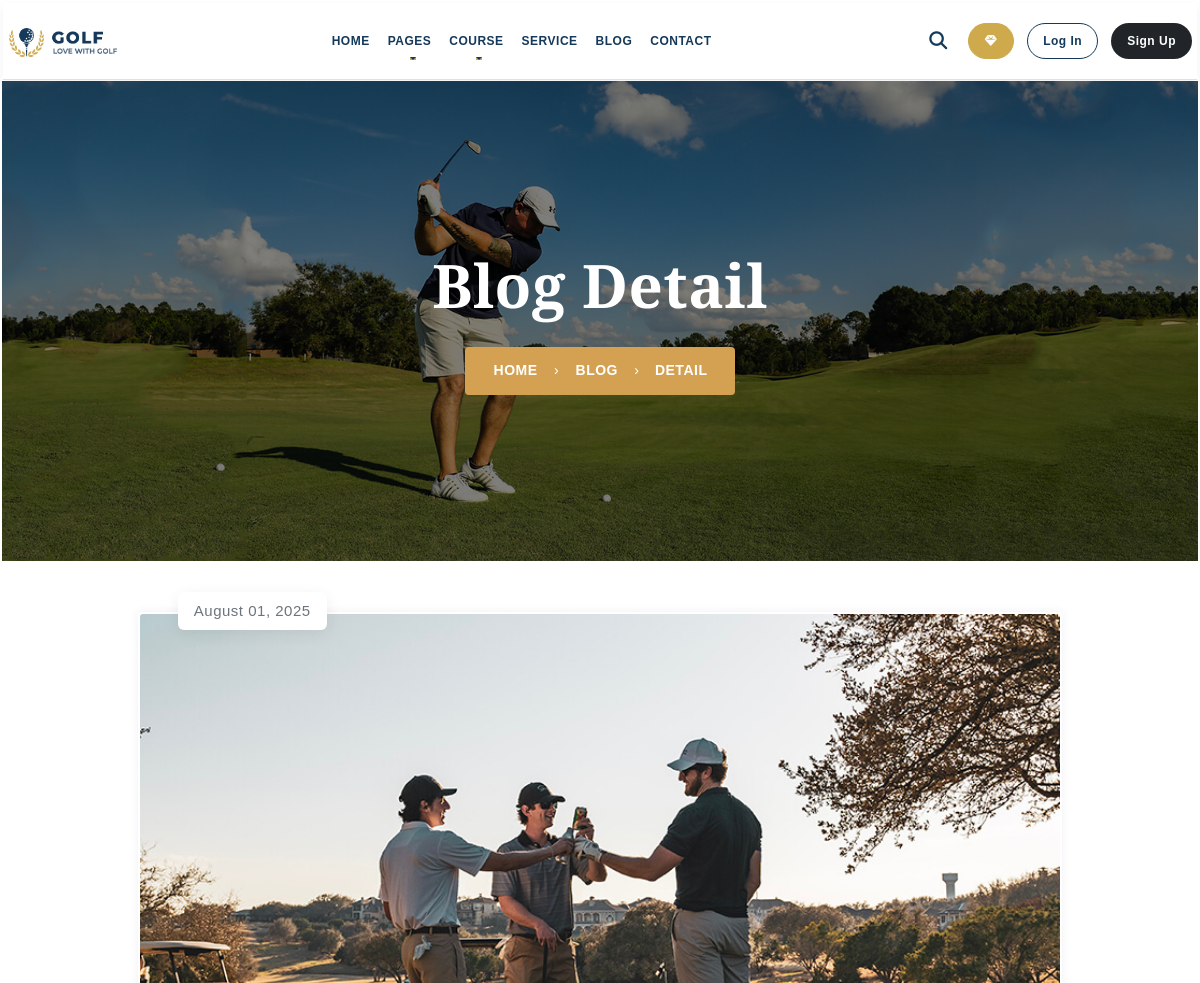
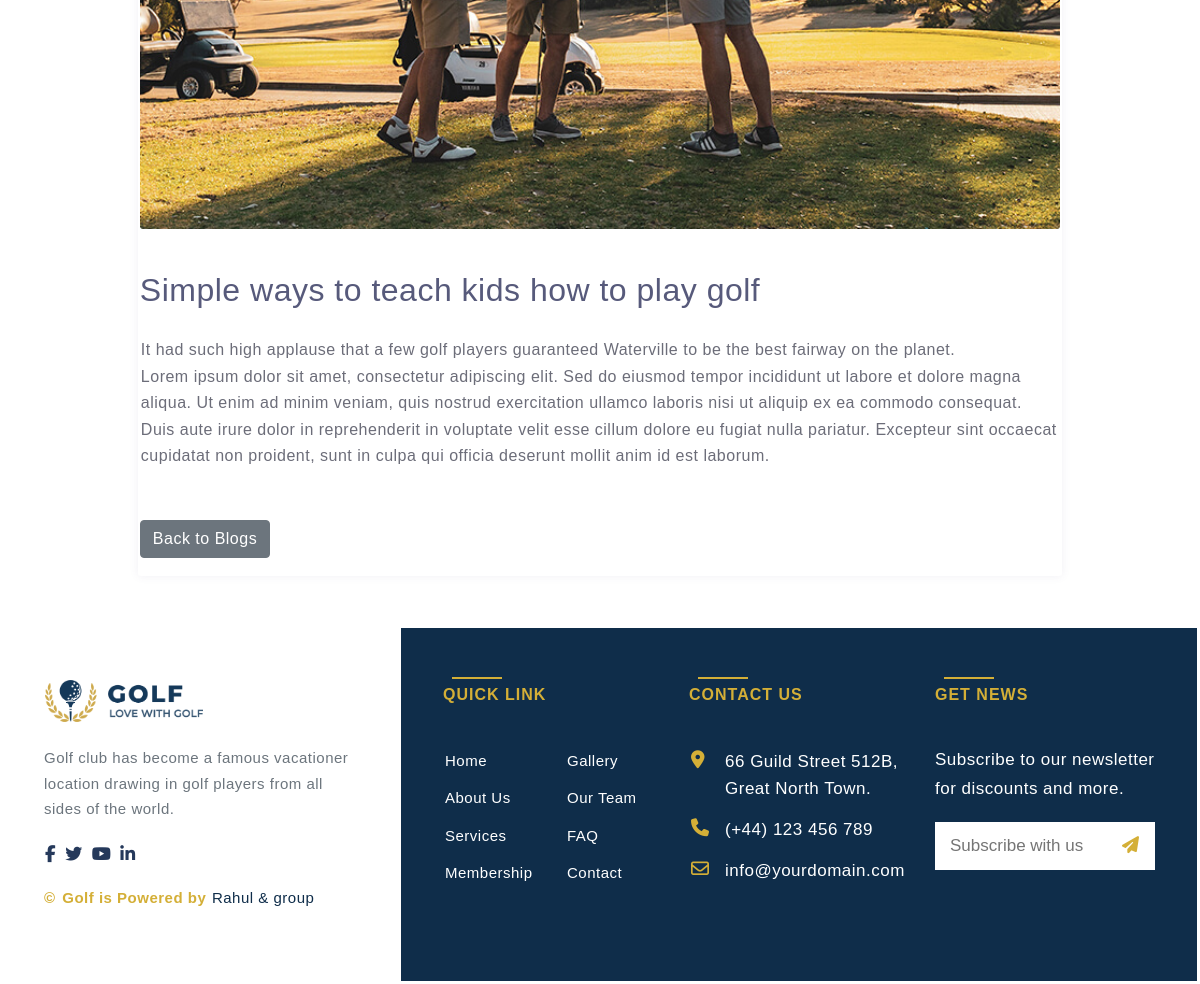
The page /website/code/blog-detail.php?id=6 on the database its author committed (2 pictures, top to bottom).
### tables this page shows
CREATE TABLE `blogs` (
  `id` int(6) UNSIGNED NOT NULL,
  `title` varchar(255) NOT NULL,
  `date` varchar(50) NOT NULL,
  `image` varchar(255) NOT NULL,
  `content` text NOT NULL,
  `reg_date` timestamp NOT NULL DEFAULT current_timestamp() ON UPDATE current_timestamp()
);

### website/code/blog-detail.php (the view, shortened to what this page needs)
<?php
include 'db.php';
if (isset($_GET['id'])) {
    $id = $_GET['id'];
    $sql = "SELECT * FROM blogs WHERE id = $id";
    $result = $con->query($sql);
    if ($result->num_rows > 0) {
        $row = $result->fetch_assoc();
        $title = $row['title'];
        $date = $row['date'];
        $image = $row['image'];
        $content = $row['content'];
    } else {
        echo "Blog not found";
        exit;
    }
} else {
    echo "Invalid Request";
    exit;
}
?>
<!DOCTYPE html>
<html lang="en">
<head>
  <link rel="stylesheet" href="https://cdnjs.cloudflare.com/ajax/libs/font-awesome/6.7.2/css/all.min.css"
 />
  <link rel="stylesheet" href="https://cdnjs.cloudflare.com/ajax/libs/OwlCarousel2/2.3.4/assets/owl.carousel.min.css"
 />
  <link rel="stylesheet"
    href="https://cdnjs.cloudflare.com/ajax/libs/OwlCarousel2/2.3.4/assets/owl.theme.default.min.css"
 />
  <link rel="stylesheet" href="../css/bootstrap.min.css">
  <link rel="stylesheet" href="../css/style.css">
</head>
<body>
<?php include 'header.php'; ?>
 <section class="page-title-section">
    <div class="content">
      <h1 class="team-titel">Blog Detail</h1>
      <div class="breadcrumb-button">
       <a href="index.php" style="text-decoration: none;color: #fff;"> Home </a><span>›</span> <a href="blog.php" style="text-decoration: none;color: #fff;"> Blog </a> <span>›</span> Detail
      </div>
    </div>
  </section>
  <section>
    <div class="container py-5">
      <div class="row justify-content-center">
        <div class="col-lg-10">
          <article class="card card-style4 border-0">
            <img src="<?php echo $image; ?>" class="card-img-top rounded mb-4" alt="<?php echo $title; ?>">
            <div class="card-body px-0">
              <span class="text-muted mb-2 d-block"><?php echo $date; ?></span>
              <h2 class="mb-4"><?php echo $title; ?></h2>
              <div class="blog-content">
                  <p><?php echo $content; ?></p>
                  <p>Lorem ipsum dolor sit amet, consectetur adipiscing elit. Sed do eiusmod tempor incididunt ut labore et dolore magna aliqua. Ut enim ad minim veniam, quis nostrud exercitation ullamco laboris nisi ut aliquip ex ea commodo consequat.</p>
                  <p>Duis aute irure dolor in reprehenderit in voluptate velit esse cillum dolore eu fugiat nulla pariatur. Excepteur sint occaecat cupidatat non proident, sunt in culpa qui officia deserunt mollit anim id est laborum.</p>
              </div>
              <div class="mt-5">
                  <a href="blog.php" class="btn btn-secondary">Back to Blogs</a>
              </div>
            </div>
          </article>
        </div>
      </div>
    </div>
  </section>
    <footer class="footer">
    <div class="footer-left col-xl-4">
      <div class="footer-logo">
        <img src="../image/footer-light-logo.png" alt="Golf Logo" />
      </div>
      <p>Golf club has become a famous vacationer location drawing in golf players from all sides of the world.</p>
      <div class="social-icons1">
        <i class="fa-brands fa-facebook-f" style="color: #25395b;"></i>
        <i class="fa-brands fa-twitter ps-2" style="color: #25395b;"></i>
        <i class="fa-brands fa-youtube ps-2" style="color: #25395b;"></i>
        <i class="fa-brands fa-linkedin-in ps-2" style="color: #25395b;"></i>
      </div>
      <p class="copyright">&copy; <span class="current-year"></span> Golf is Powered by <a href="#"
          style="color:  #0f2d4a;">Rahul & group</a></p>
    </div>
    <div class="footer-right col-xl-8">
      <div class="row">
        <div class="col-md-4">
          <div class="section-title">Quick Link</div>
          <div class="row mt-3">
            <div class="col-6">
              <ul>
                <li><a href="index.php">Home</a></li>
                <li><a href="about.php">About Us</a></li>
                <li><a href="service.php">Services</a></li>
                <li><a href="membership.php">Membership</a></li>
              </ul>
            </div>
            <div class="col-6">
              <ul>
                <li><a href="#">Gallery</a></li>
                <li><a href="team.php">Our Team</a></li>
                <li><a href="#">FAQ</a></li>
                <li><a href="contact.php">Contact</a></li>
              </ul>
            </div>
          </div>
        </div>
        <div class="col-md-4">
          <div class="section-title">Contact Us</div>
          <div class="mt-3">
            <div class="icon-text">
              <i class="fas fa-map-marker-alt pt-1"></i>
              <span>66 Guild Street 512B, Great North Town.</span>
            </div>
            <div class="icon-text">
              <i class="fa-solid fa-phone pt-1"></i>
              <span>(+44) 123 456 789</span>
            </div>
            <div class="icon-text">
              <i class="far fa-envelope pt-1"></i>
              <span>info@yourdomain.com</span>
            </div>
          </div>
        </div>
        <div class="col-md-4">
          <div class="section-title">Get News</div>
          <p class="mt-3">Subscribe to our newsletter for discounts and more.</p>
          <form class="newsletter d-flex">
            <input type="email" placeholder="Subscribe with us" />
            <button type="submit"><i class="fas fa-paper-plane"></i></button>
          </form>
        </div>
      </div>
    </div>
  </footer>
</body>
</html>

### website/css/style.css (style rules this page uses)
* { margin: 0; padding: 1px; font-family: 'Source Sans Pro', sans-serif; }
body { font-size: 17px; letter-spacing: 0.5px; color: #575a7b; font-weight: 400; line-height: 1.7; overflow-x: hidden; }
a { text-decoration: none; transition: all 0.3s ease; }
.section-title { font-size: 1rem; font-weight: bold; text-transform: uppercase; color: #c18f1b; letter-spacing: 1px; }
.section-title { text-transform: uppercase; font-weight: 600; color: #d1a853; letter-spacing: 1px; font-size: 0.95rem; }
.section-title { color: #d4a953; font-size: 14px; font-weight: 600; letter-spacing: 0.5px; text-transform: uppercase; }
.card-style4 { border: none; border-radius: 3px; box-shadow: 0px 0px 10px rgba(89, 75, 128, 0.09); transition: transform 0.6s ease-in-out; transform: translateZ(0); background-color: #fff; }
.card-style4 img { border-top-left-radius: 3px; border-top-right-radius: 3px; }
.card-style4 span { position: absolute; top: -20px; left: 40px; background-color: #ffffff; color: #1b2e52; font-size: 15px; font-weight: 500; padding: 6px 16px; border-radius: 6px; box-shadow: 0 4px 16px rgba(0, 0, 0, 0.07); }
.card-style4 p { font-size: 16px; color: #6c6d79; line-height: 1.6; margin-bottom: 0; }
.footer { display: flex; flex-wrap: wrap; }
.footer-left { background: #fff; padding: 50px 40px; }
.footer-left .footer-logo img { width: 160px; }
.footer-left p { color: #6c757d; font-size: 15px; line-height: 1.7; margin: 20px 0; }
.social-icons1 { display: flex; align-items: center; justify-content: start; }
.footer-left .copyright { color: #d4af37; font-weight: 600; margin-top: 20px; }
.footer-left .copyright a { color: #0f2d4a; font-weight: 400; }
.footer-right { background: #0f2d4a; color: #fff; padding: 50px 40px; flex-grow: 1; }
.footer-right .section-title { font-size: 16px; font-weight: 700; color: #d4af37; text-transform: uppercase; margin-bottom: 20px; position: relative; display: inline-block; }
.footer-right .section-title::after { content: ""; position: absolute; bottom: -6px; left: 0; width: 50px; height: 2px; background-color: #d4af37; }
.footer-right ul { list-style: none; padding: 0; margin: 0 0 15px 0; }
.footer-right ul li { margin-bottom: 10px; font-size: 15px; }
.footer-right ul li a { color: #fff; text-decoration: none; }
.footer-right .icon-text { display: flex; align-items: flex-start; margin-bottom: 10px; }
.footer-right .icon-text i { font-size: 18px; color: #d4af37; min-width: 24px; }
.footer-right .icon-text span { margin-left: 10px; line-height: 1.6; }
.footer-right .newsletter input { border: none; border-radius: 0; padding: 10px 15px; width: 100%; }
.footer-right .newsletter button { border: none; background: #fff; color: #d4af37; padding: 10px 15px; }
.page-title-section { background: url('../image/page-title.jpg') no-repeat center center/cover; position: relative; height: 60vh; display: flex; align-items: center; justify-content: center; text-align: center; }
.page-title-section::before { content: ""; position: absolute; inset: 0; background-color: rgba(0, 0, 0, 0.5); }
.page-title-section .content { position: relative; z-index: 2; }
.page-title-section h1 { font-family: 'Playfair Display', serif; font-size: 60px; color: #fff; font-weight: 700; margin-bottom: 25px; }
.breadcrumb-button { background-color: #d4a152; color: white; display: inline-block; padding: 12px 28px; border-radius: 4px; font-weight: 700; text-transform: uppercase; font-size: 14px; letter-spacing: 0.5px; }
.breadcrumb-button span { margin: 0 10px; font-weight: normal; }
.row { display: flex; flex-wrap: wrap; }
.section-title { font-size: 14px; font-weight: 700; letter-spacing: 1px; text-transform: uppercase; color: #d6a849; display: inline-block; position: relative; margin-bottom: 12px; }
.section-title::after { content: ''; position: relative; display: inline-block; width: 40px; height: 1px; background-color: #d6a849; margin-left: 10px; top: -3px; }

### rows shown on the page
blogs: image (picture), date "August 01, 2025", title "Simple ways to teach kids how to play golf", content "It had such high applause that a few golf players guaranteed Waterville to be the best fairway on the planet."
